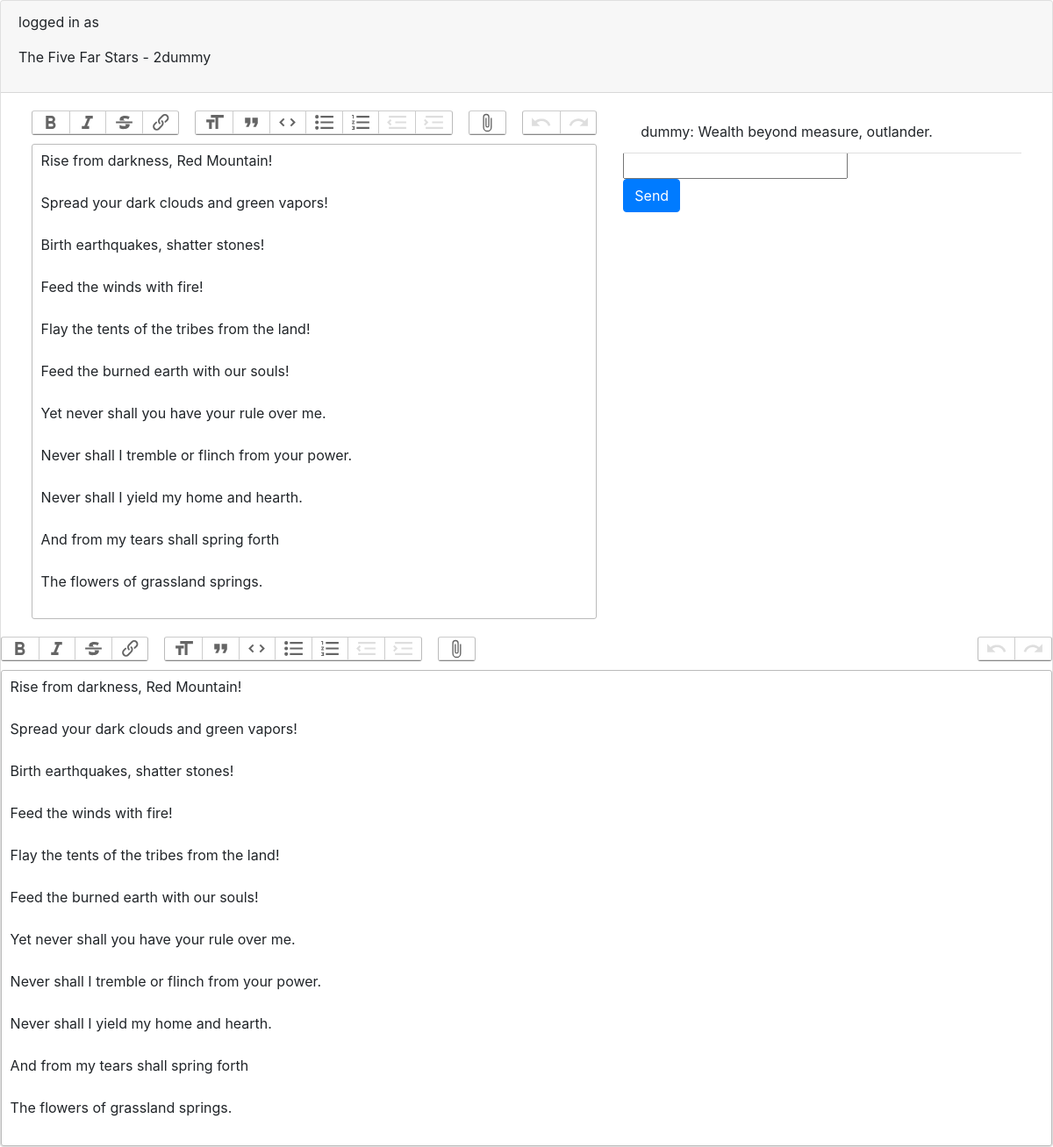
Before: /charapp/table/6/ with the older database file.
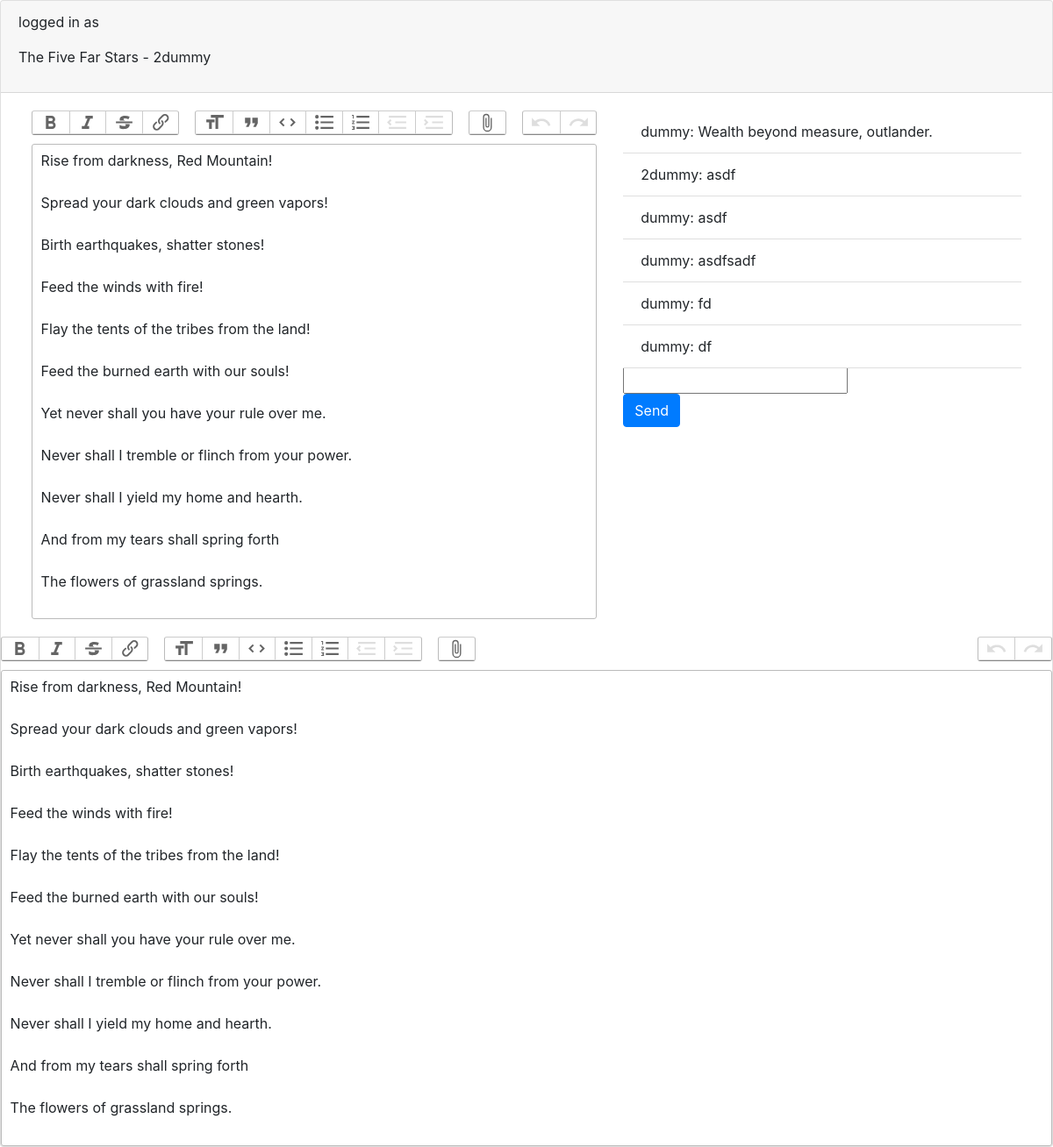
After: the same page with the newer database file.
### charapp/models.py (models this page shows)
class Comment(models.Model):
    user = models.ForeignKey(User, related_name = 'comments', on_delete = models.CASCADE)
    text = models.TextField()
    date_created = models.DateTimeField(auto_now_add = True)
    post = models.ForeignKey(Post, related_name = 'comments', on_delete = models.CASCADE)
    def __str__(self):
        return f'{self.user.username}: {self.text}'

### charapp/views.py (the view)
# urls.py: path('table/<int:post_id>/', views.post_table, name='post_table'),
def post_table(request, post_id):
    post = Post.objects.get(id = post_id)
    user = request.user
    return render(request, 'charapp/post_table.html', {
        'user': user,
        'post': post,
    })

### charapp/templates/charapp/post_table.html (shortened to what this page needs)
{% extends 'charbucket/base.html' %}
{% block content %}
    <div class="card">
        <div class="card-header">
            <p>logged in as {{user.username}}</p>
            <p>{{post.title}} - {{post.user}}</p>
        </div>
        <div class="card-body d-flex">
            <div class="col">
                <trix-editor input="whiteboardInput" id="whiteboard" contenteditable="true"></trix-editor>
            </div>
            <div class="col">
                <ul id="comment_block" class="list-group list-group-flush">
                    {% for comment in post.comments.all %}
                    <li class="list-group-item">{{comment}}</li>
                    {% endfor %}
                </ul>
                <input id = "comment_input" type = "text"/>
                <br>
                <button id="comment_submit" type="button" class="btn btn-primary">Send</button>
            </div>
        </div>
        <div>
            <trix-editor input="testInput" id="testdisplay" contenteditable="true"></trix-editor>
        </div>
        </div>
{% endblock%}

Changed rows visible on the page:
added Comment: user+text "2dummy: asdf"
added Comment: user+text "dummy: asdf"
added Comment: user+text "dummy: asdfsadf"
added Comment: user+text "dummy: fd"
added Comment: user+text "dummy: df"
